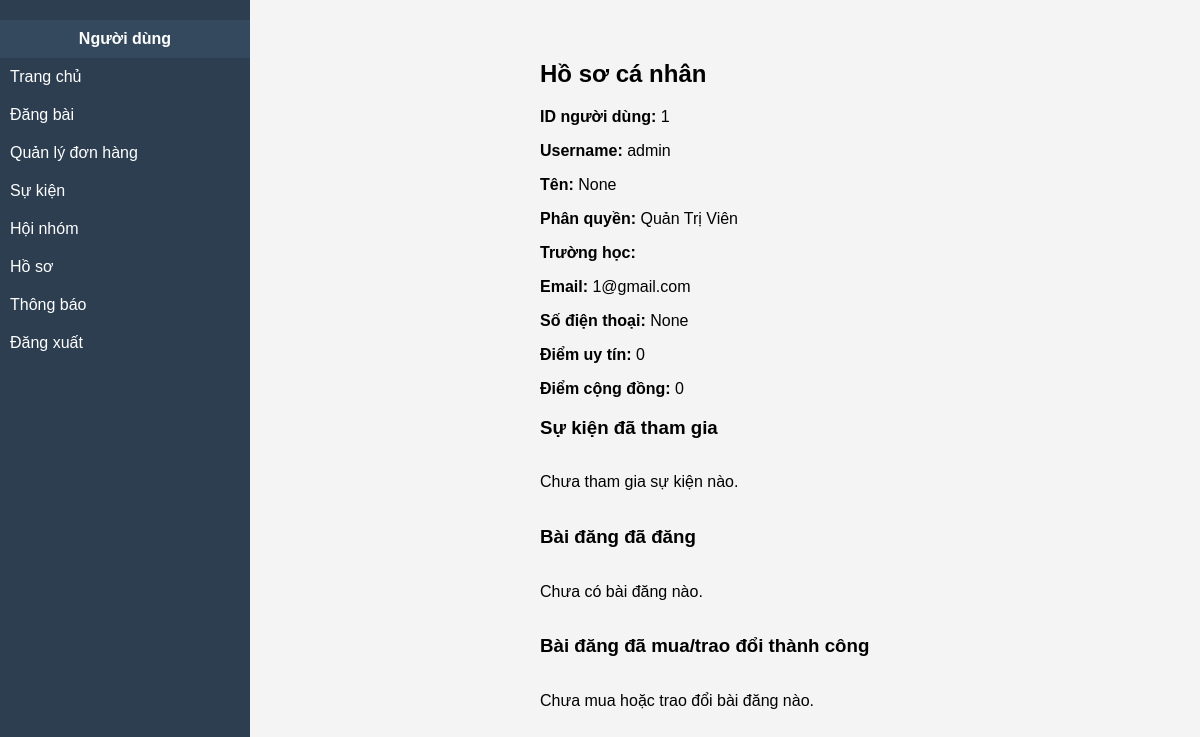
Screenshot of /profile_u/ (signed in) with the database file from the repository.
### my_app/models.py (models this page shows)
class Users(models.Model):
    id_user = models.AutoField(primary_key=True)
    social_score = models.IntegerField(blank=True, null=True, default=0)
    created_score = models.IntegerField(blank=True, null=True, default=0)
    id_school = models.ForeignKey(School, models.DO_NOTHING, db_column='id_school', blank=True, null=True)
    full_name = models.CharField(max_length=255, blank=True, null=True)
    email = models.CharField(unique=True, max_length=255, blank=True, null=True)
    role = models.CharField(max_length=50, blank=True, null=True)
    phone = models.CharField(max_length=50, blank=True, null=True)
    avt_user = models.TextField(blank=True, null=True)
    username = models.CharField(unique=True, max_length=150, blank=True, null=True)
    password = models.CharField(max_length=128, blank=True, null=True)
    created_at = models.DateField(blank=True, null=True)
    class Meta:
        managed = True
        db_table = 'users'

### my_app/views.py (the view)
# urls.py: path('profile_u/', profile_view_u, name='profile_u'),
def profile_view_u(request):
    data = get_dashboard_data()
    user = Users.objects.get(username=request.user.username)
    data['user'] = user
    joined_event_ids = ParticipateForm.objects.filter(id_user=user).values_list('id_event', flat=True)
    data['joined_events'] = Event.objects.filter(id_event__in=joined_event_ids)
    data['user_posts'] = Post.objects.filter(id_user=user)
    approved_offers = TradingOffer.objects.filter(status="Đã duyệt", id_user=user)
    for offer in approved_offers:
        vote = Vote.objects.filter(id_post=offer.id_post).first()
        if vote:
            offer.rating = vote.rating
        else:
            offer.rating = 0
    data['completed_offers'] = approved_offers
    mua_stats = Post.objects.filter(verified_person=user, type_post='thanh lý') \
        .annotate(month=ExtractMonth('complete_post')) \
        .values('month') \
        .annotate(count=Count('id_post'))
    trao_doi_stats = Post.objects.filter(verified_person=user, type_post='trao đổi') \
        .annotate(month=ExtractMonth('complete_post')) \
        .values('month') \
        .annotate(count=Count('id_post'))
    su_kien_stats = Event.objects.filter(id_event__in=joined_event_ids) \
        .annotate(month=ExtractMonth('start_time')) \
        .values('month') \
        .annotate(count=Count('id_event'))
    all_months = sorted(set(
        [e['month'] for e in mua_stats] +
        [e['month'] for e in trao_doi_stats] +
        [e['month'] for e in su_kien_stats]
    ))
    def extract_data(stats, months):
        mapping = {e['month']: e['count'] for e in stats}
        return [mapping.get(m, 0) for m in months]
    data['month_labels'] = [f"Tháng {m}" for m in all_months]
    data['mua_data'] = extract_data(mua_stats, all_months)
    data['trao_doi_data'] = extract_data(trao_doi_stats, all_months)
    data['su_kien_data'] = extract_data(su_kien_stats, all_months)
    return render(request, 'user_/profile.html', data)

### my_app/templates/user_/profile.html (shortened to what this page needs)
{% extends "base.html" %}
{% block content %}
<div class="content">
    <h2>Hồ sơ cá nhân</h2>
    <div class="section">
        <p><strong>ID người dùng:</strong> {{ user.id_user }}</p>
        <p><strong>Username:</strong> {{ user.username }}</p>
        <p><strong>Tên:</strong> {{ user.full_name }}</p>
        <p><strong>Phân quyền:</strong> {{ user.role|title }}</p>
        <p><strong>Trường học:</strong> {{ user.id_school.name }}</p>
        <p><strong>Email:</strong> {{ user.email }}</p>
        <p><strong>Số điện thoại:</strong> {{ user.phone }}</p>
        <p><strong>Điểm uy tín:</strong> {{ user.created_score }}</p>
        <p><strong>Điểm cộng đồng:</strong> {{ user.social_score }}</p>
    </div>
    <div class="section">
        <h3>Sự kiện đã tham gia</h3>
        <div class="posts">
            {% for event in joined_events %}
            <div class="post-card">
                <img src="{{ event.poster }}" alt="Ảnh sự kiện" />
                <h4>{{ event.name }}</h4>
                <p>Tổ chức: {{ event.id_group.name }}</p>
                <p>Loại sự kiện: {{ event.type }}</p>
                <p>Ngày tổ chức: {{ event.start_time|date:"d/m/Y" }}</p>
                <p>Ngày kết thúc: {{ event.end_time|date:"d/m/Y" }}</p>
                {% if event.status == "Đã duyệt" %}
                    <button class="btn-primary" data-type="event" data-id="{{ event.id_event }}">Xem chi tiết</button>
                {% else %}
                    <button class="btn-primary" disabled>Đã đóng</button>
                {% endif %}
            </div>
            {% empty %}
                <p>Chưa tham gia sự kiện nào.</p>
            {% endfor %}
        </div>
    </div>
    <div class="section">
        <h3>Bài đăng đã đăng</h3>
        <div class="posts">
            {% for post in user_posts %}
            <div class="post-card">
                <img src="https://i.pinimg.com/736x/c3/de/c5/c3dec50c8063a844e0d960463ee620b9.jpg" alt="Ảnh bài đăng" />
                <h4>{{ post.title }}</h4>
                <p>Người đăng: {{ user.full_name }}</p>
                <p>Loại bài: {{ post.type_post }}</p>
                {% if post.type_post == 'thanh lý' %}
                    <p>Giá: {{ post.price|floatformat:0 }} VND</p>
                {% endif %}
                {% if post.type_post == 'trao đổi' %}
                    <p>Vật phẩm muốn trao đổi: {{ post.exchange_item }}</p>
                {% endif %}
                <button class="btn-primary" data-type="post" data-id="{{ post.id_post }}">Xem chi tiết</button>
            </div>
            {% empty %}
                <p>Chưa có bài đăng nào.</p>
            {% endfor %}
        </div>
    </div>
<div class="section">
        <h3>Bài đăng đã mua/trao đổi thành công</h3>
        <div class="posts">
            {% for offer in completed_offers %}
            <div class="post-card">
                <img src="https://i.pinimg.com/736x/c3/de/c5/c3dec50c8063a844e0d960463ee620b9.jpg" alt="Ảnh bài đăng" />
                <h4>{{ offer.product_name }}</h4>
                <p>Người đăng: {{ offer.id_post.id_user.full_name }}</p>
                <p>Loại bài: {{ offer.id_post.type_post }}</p>
                {% if offer.id_post.type_post == 'thanh lý' %}
                    <p>Giá: {{ offer.id_post.price|floatformat:0 }} VND</p>
                {% endif %}
                {% if offer.id_post.type_post == 'trao đổi' %}
                    <p>Vật phẩm trao đổi: {{ offer.description }}</p>
                {% endif %}
                {% if offer.status == "Đã duyệt" %}
                    <button class="btn-primary" data-type="post" data-id="{{ offer.id_post.id_post }}">Xem chi tiết</button>
                {% else %}
                    <button class="btn-primary" disabled>Đã đóng</button>
                {% endif %}
                <div class="rating-container" data-id="{{ offer.id_post.id_post }}">
                    <label>Đánh giá bài đăng:</label>
                    <div class="star-rating" data-id="{{ offer.id_post.id_post }}">
                        <span class="star" data-rating="1">&#9733;</span>
                        <span class="star" data-rating="2">&#9733;</span>
                        <span class="star" data-rating="3">&#9733;</span>
                        <span class="star" data-rating="4">&#9733;</span>
                        <span class="star" data-rating="5">&#9733;</span>
                    </div>
                    <p id="rating-feedback-{{ offer.id_post.id_post }}"></p>
                </div>
            </div>
            {% empty %}
                <p>Chưa mua hoặc trao đổi bài đăng nào.</p>
            {% endfor %}
        </div>
    </div>
</div>
{% endblock %}

### my_app/templates/base.html (style rules this page uses)
body { font-family: Arial, sans-serif; margin: 0; padding: 0; background-color: #f4f4f4; }
.content { margin-left: 250px; padding: 20px; }
.posts { display: flex; flex-wrap: wrap; gap: 20px; justify-content: space-between; }

### rows the page displays
Users: id_user "1", username "admin", full_name "None", role "Quản Trị Viên", email "1@gmail.com", phone "None", created_score "0", social_score "0"
